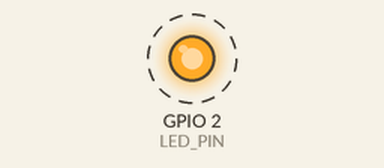
Bench run of a sketch on a simulated ESP8266 (NodeMCU). On the bench: output pins drawn as LEDs (lit = HIGH). Dashed ring = blinking. WiFi joins after 1.5 s; servers stay silent unless stated; EEPROM starts erased; what the sketch prints to the serial monitor is not drawn.

Above: at 6.14 s.
Timing chart, 0 to 9.0 s (numbered marks = the images above):
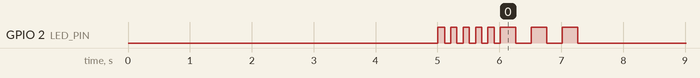

The sketch:

esp8266_ota.ino
```cpp
#include <Arduino.h>
#include "utils.h"

ConfigStore configStore;

void setup() {

    PRINT_PORT.begin(115200);
    // PRINT_PORT.setDebugOutput(true);

    PRINT_PORT.println();
    PRINT_PORT.println();
    PRINT_PORT.print("Firmware version: ");
    PRINT_PORT.println(configDefault.version);


    for(uint8_t t = 5; t > 0; t--) {
        PRINT_PORT.printf("[Starting up] WAIT %d...\n", t);
        PRINT_PORT.flush();
        delay(1000);
    }

    if(initConfig(configStore))
        connectWiFi(configStore);
    else
        smartConfig(configStore);

    if (WiFi.status() == WL_CONNECTED)
    {
        PRINT_PORT.print("Local IP: ");
        PRINT_PORT.println(WiFi.localIP());
    }
}

void loop() {
    // wait for WiFi connection
    monitorWiFi(configStore);
    if((configStore.flagWiFiFail == 0) && (millis() % 10000 == 0)) { // 每十秒尝试一次更新固件
        if(checkFirmwareUpdate(configStore))
        {
            firmwareUpdate(configStore);
        }
    }
}
```

utils.cpp
```cpp
#include "utils.h"

boolean initConfig(ConfigStore &configStore)
{
    EEPROM.begin(sizeof(ConfigStore));
    return readConfig(configStore);
}

// 将配置写入flash
void writeConfig(ConfigStore &configStore) {
    EEPROM.put(EEPROM_CONFIG_START, configStore);
    EEPROM.commit();
}

// 从flash读取配置
boolean readConfig(ConfigStore &configStore) {
    EEPROM.get(EEPROM_CONFIG_START, configStore);
    if (configStore.magic != configDefault.magic) {
        DEBUG_PRINT("Using default config.");
        configStore = configDefault;
        return false;
    }
    else
        return true;
}

void connectWiFi(ConfigStore &configStore)
{
    int try_count = 0;
    boolean connected = true;
    if (WiFi.status() != WL_CONNECTED) {
        WiFi.mode(WIFI_STA);
        WiFi.begin(configStore.wifiSSID, configStore.wifiPass);
        pinMode(LED_PIN, OUTPUT);
        DEBUG_PRINT("Connecting to WiFi.");
        while(WiFi.status() != WL_CONNECTED)
        {
            digitalWrite(LED_PIN, HIGH);
            delay(250);
            digitalWrite(LED_PIN, LOW);
            delay(250);
            try_count++;
            if(try_count > 20)
            {
                connected = false;
                break;
            }
        }
        if(!connected)
        {
            DEBUG_PRINT("Connect to WiFi Failed.");
            smartConfig(configStore);
        }
    }
}


void monitorWiFi(ConfigStore &configStore)
{
    if(configStore.flagConfig == 1)
    {
        WiFi.disconnect();
        configStore.flagWiFiFail = 1;
        smartConfig(configStore);
    }

    if (WiFi.status() != WL_CONNECTED) {
        if(configStore.flagWiFiFail == 0)
            configStore.flagWiFiFail = 1;
        connectWiFi(configStore);
    }
    else if (configStore.flagWiFiFail == 1)
    {
        configStore.flagWiFiFail = 0;
        DEBUG_PRINT("WiFi connected:");
        DEBUG_PRINT(WiFi.SSID().c_str());
        DEBUG_PRINT("Local IP:");
        DEBUG_PRINT(WiFi.localIP());
    }
    else
        configStore.flagWiFiFail == 0;
}

// 通过Smart Config获取密码
void smartConfig(ConfigStore &configStore)
{
    boolean flag = true;
    uint8_t brightness;//, m_Counter = 0;
    uint16_t m_Counter = 0;
    uint8_t i = 0;
    WiFi.mode(WIFI_STA);
    DEBUG_PRINT("Wait for SmartConfig");
    WiFi.beginSmartConfig();
    pinMode(LED_PIN, OUTPUT);
    while (flag) {
        if(m_Counter == 0) Serial.print(".");
        // analogWriteRange(new_range)
        // analogWriteFreq(new_frequency)
        //analogWriteResolution(10);
        //analogWrite(LED_PIN, map(brightness, 0, 1023, 0, 1023));
        m_Counter = (m_Counter + 1) % 256;
        brightness = (m_Counter < 128) ? m_Counter : 256 - m_Counter;
        // m_Counter = (m_Counter + 1) % 1024;
        // brightness = (m_Counter < 512) ? m_Counter : 1024 - m_Counter;
        //analogWrite(LED_PIN, BOARD_PWM_MAX * ((float)brightness / (BOARD_PWM_MAX/2)));
        analogWrite(LED_PIN, BOARD_PWM_MAX - brightness * 2);
        delay(10);

        if (WiFi.smartConfigDone()) {
            Serial.print("");
            DEBUG_PRINTF("\r\nSmartConfig Success.");
            // DEBUG_PRINTF("SSID: %s\r\n", WiFi.SSID().c_str());
            // DEBUG_PRINTF("PSW: %s\r\n", WiFi.psk().c_str());

            // 保存配置
            DEBUG_PRINT("Save config...");
            // sprintf(configStore.wifiSSID, "%s", WiFi.SSID().c_str());
            // sprintf(configStore.wifiPass, "%s", WiFi.psk().c_str());
            memset(configStore.wifiSSID, 0, sizeof(configStore.wifiSSID));
            memset(configStore.wifiPass, 0, sizeof(configStore.wifiPass));
            strcpy(configStore.wifiSSID, WiFi.SSID().c_str());
            strcpy(configStore.wifiPass, WiFi.psk().c_str());
            DEBUG_PRINTF("SSID: %s\n", configStore.wifiSSID);
            DEBUG_PRINTF("PSW: %s\n", configStore.wifiPass);
            writeConfig(configStore);
            DEBUG_PRINT("Save config done!");
            WiFi.stopSmartConfig();
            flag = false;
        }
    }
    for(i=0; i<10; i++) // 状态提示
    {
        delay(100);
        digitalWrite(LED_PIN, i % 2);
    }
}


// 固件升级
void firmwareUpdate(ConfigStore &configStore)
{
    DEBUG_PRINTF("Updating firmware -> ");
    t_httpUpdate_return ret = ESPhttpUpdate.update(configStore.cloudHost, configStore.cloudPort, configStore.cloudUpdateUrl, configStore.version);
    //t_httpUpdate_return ret = ESPhttpUpdate.update("http://192.168.1.101:5000/firmware", configStore.version);
    //t_httpUpdate_return  ret = ESPhttpUpdate.update("https://server/file.bin");

    switch(ret) {
        case HTTP_UPDATE_FAILED:
            DEBUG_PRINT("HTTP_UPDATE_FAILED");
            break;

        case HTTP_UPDATE_NO_UPDATES:
            DEBUG_PRINT("HTTP_UPDATE_NO_UPDATES");
            break;

        case HTTP_UPDATE_OK:
            DEBUG_PRINT("HTTP_UPDATE_OK");
            break;
    }
}

// 检查固件升级信息
int checkFirmwareUpdate(ConfigStore &configStore)
{
    int result = 0;
    HTTPClient http;
    http.begin(configStore.cloudHost, configStore.cloudPort, configStore.cloudFwCheckUrl);
    int httpCode =  http.GET(); // 使用GET形式来取得数据
    DEBUG_PRINTF("Code: %d\n", httpCode);
    if(httpCode == 200) { // 访问成功，取得返回参数
        String payload = http.getString();
        DEBUG_PRINTF("Context: %s\n", payload.c_str());
        if(payload == "1")
            result = 1;
        else
            result = 0;
    } else { // 访问不成功，打印原因
        String payload = http.getString();
        DEBUG_PRINTF("Context: %s\n", payload.c_str());
        result = 0;
    }
    return result;
}
```

utils.h
```cpp
#ifndef UTILS_H
#define UTILS_H

#include <ESP8266WiFi.h>
//#include <ESP8266WiFiMulti.h>
#include <ESP8266HTTPClient.h>
#include <ESP8266httpUpdate.h>
#include <EEPROM.h>

#define DEBUG

#define PRINT_PORT              Serial
#define PRINT_LOG(msg)          {PRINT_PORT.print(millis()), PRINT_PORT.print(" "), PRINT_PORT.println(msg);}
#define PRINTF_LOG(msg, ...)    {PRINT_PORT.print(millis()), PRINT_PORT.print(" "), PRINT_PORT.printf(msg, ##__VA_ARGS__);}

#if defined(DEBUG)
    #define DEBUG_PRINT(msg)  PRINT_LOG(msg)
    #define DEBUG_PRINTF(msg, ...)  PRINTF_LOG(msg, ##__VA_ARGS__)
#else
    #define DEBUG_PRINT(...)
    #define DEBUG_PRINTF(...)
#endif

// 指示灯引脚定义
#define LED_PIN            2    //BUILTIN_LED
#define BOARD_PWM_MAX      1024

#define EEPROM_CONFIG_START 0

struct ConfigStore {
    uint32_t  magic;
    char      version[12];
    uint8_t   flagConfig:1;  // 进入配置模式
    uint8_t   flagApFail:1;  // AP故障
    uint8_t   flagWiFiFail:1; // WiFi断开连接
    uint8_t   flagSelfTest:1;

    char      wifiSSID[32];
    char      wifiPass[32];

    char      cloudHost[32];
    uint16_t  cloudPort;
    char      cloudUpdateUrl[64];
    char      cloudFwCheckUrl[64];
} __attribute__((packed));

//ConfigStore configStore;

const ConfigStore configDefault = {
    0x26512E6D,  //0x265CAE6D
    "0.0.1",
    0, 0, 0, 0,
    "",
    "",
    "192.168.1.108",
    80,
    "/firmware/esp8266",
    "/hasNewfirmware/"
};

boolean initConfig(ConfigStore &configStore);

// 将配置写入flash
void writeConfig(ConfigStore &configStore);

// 从flash读取配置
boolean readConfig(ConfigStore &configStore);

void connectWiFi(ConfigStore &configStore);

void monitorWiFi(ConfigStore &configStore);

// 通过Smart Config获取密码
void smartConfig(ConfigStore &configStore);

// 固件升级
void firmwareUpdate(ConfigStore &configStore);

// 检查固件升级信息
int checkFirmwareUpdate(ConfigStore &configStore);

#endif
```

Measured:
- by itself, GPIO 2 (LED_PIN): HIGH → LOW at 5.1 s, → HIGH 0.10 s later, → LOW 0.10 s later, → HIGH 0.10 s later, … (15 changes in this stretch)
